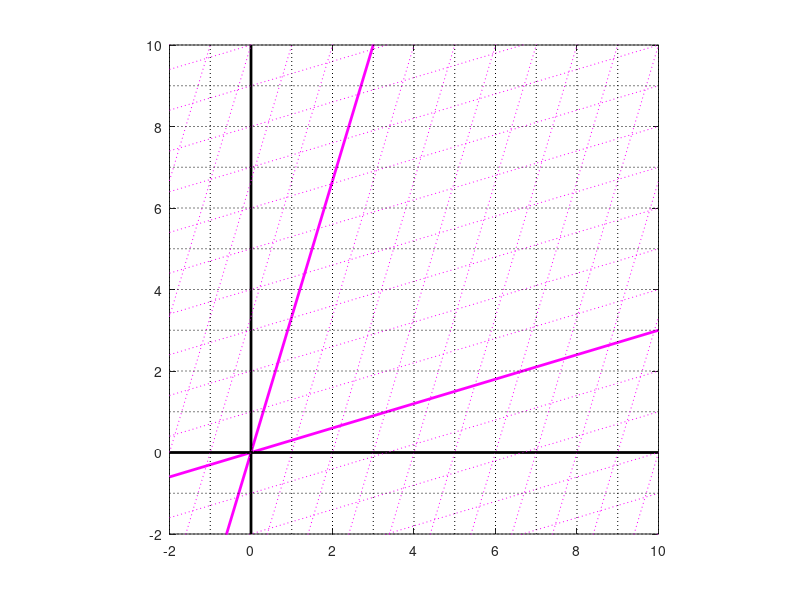

MATLAB code for this plot:
constT2 = @(b,x,t2) b.*x + t2;
constX2 = @(b,x,x2) (x - x2) ./ b;
xMax = 10;
xMin = -2;
X = xMin:xMax;
b = 0.3;
plot(X, constT2(b,X,0),'m','LineWidth',2);
hold on
plot(X, constX2(b,X,0),'m','LineWidth',2);
axis([xMin xMax xMin xMax])
axis square
plot([xMin xMax],[0 0],'LineWidth',2,'color','black');
plot([0 0], [xMin xMax],'LineWidth',2,'color','black');

for k = (xMin-5):(xMax+5)
    plot(X, constT2(b,X,k), ':m');
    plot(X, constX2(b,X,k), ':m');
    plot([xMin xMax],[k k], ':k');
    plot([k k], [xMin xMax],':k');
end
hold off;